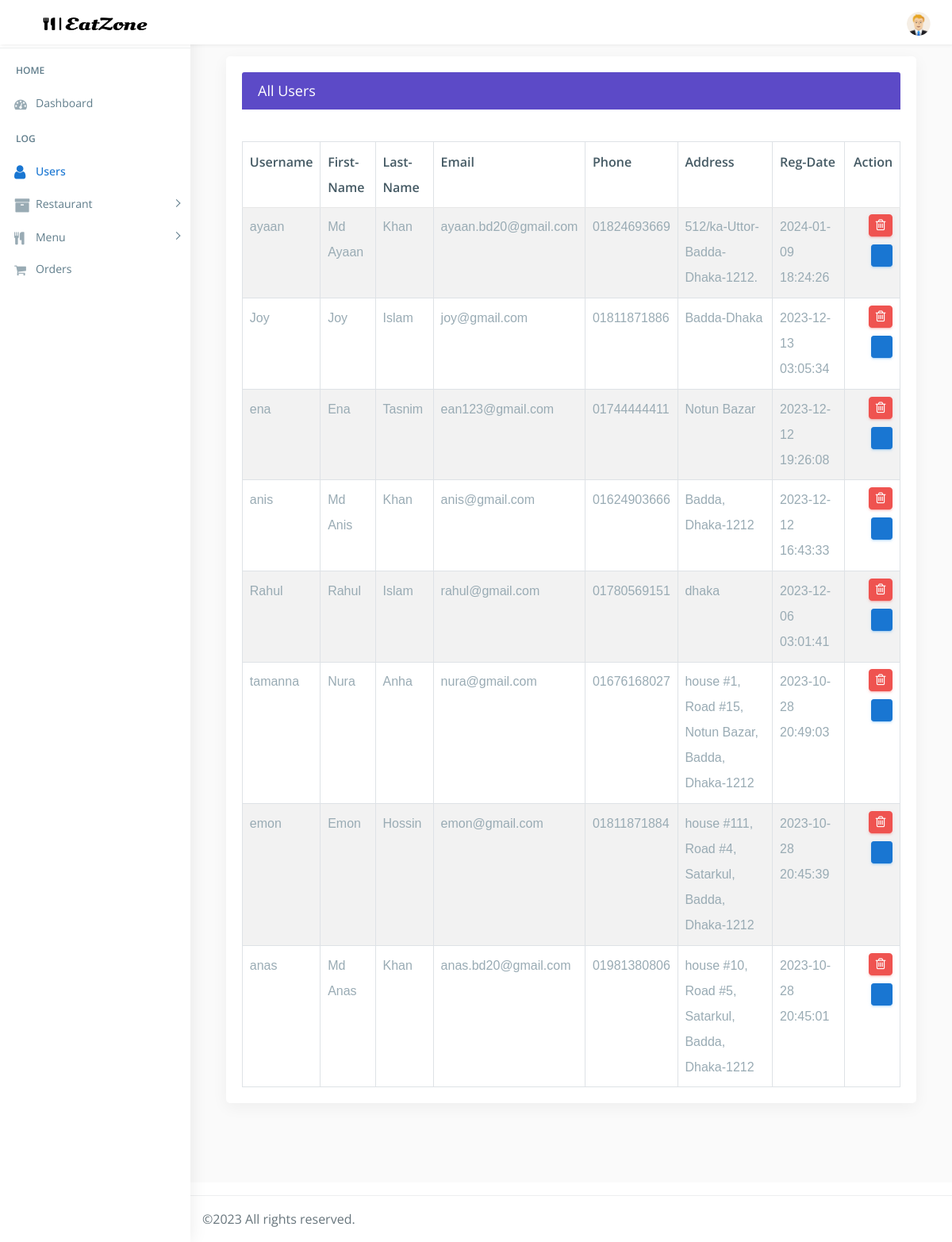
The page /admin/all_users.php on the database its author committed.
### tables this page shows
CREATE TABLE `users` (
  `u_id` int(222) NOT NULL,
  `username` varchar(50) NOT NULL,
  `f_name` varchar(50) NOT NULL,
  `l_name` varchar(50) NOT NULL,
  `email` varchar(100) NOT NULL,
  `phone` varchar(12) NOT NULL,
  `password` varchar(100) NOT NULL,
  `address` text NOT NULL,
  `status` int(11) NOT NULL DEFAULT 1,
  `date` timestamp NOT NULL DEFAULT current_timestamp() ON UPDATE current_timestamp()
);

### admin/all_users.php (the view, shortened to what this page needs)
<!DOCTYPE html>
<html lang="en">
<?php
include("../connection/connect.php");
?>
<head>
    <link href="css/lib/bootstrap/bootstrap.min.css" rel="stylesheet">
    <link href="css/helper.css" rel="stylesheet">
    <link href="css/style.css" rel="stylesheet">
</head>
<body class="fix-header fix-sidebar">
    <div id="main-wrapper">
         <div class="header">
            <nav class="navbar top-navbar navbar-expand-md navbar-light">
            <div class="navbar-header">
                    <a class="navbar-brand" href="dashboard.php">
                        <span><img src="images/logo.png" alt="homepage" class="dark-logo" /></span>
                    </a>
                </div>
                <div class="navbar-collapse">
                    <ul class="navbar-nav my-lg-0">
                        <li class="nav-item dropdown">
                            <a class="nav-link dropdown-toggle text-muted  " href="#" data-toggle="dropdown" aria-haspopup="true" aria-expanded="false"><img src="images/bookingSystem/3.png" alt="user" class="profile-pic" /></a>
                        </li>
                    </ul>
                </div>
            </nav>
        </div>
        <div class="left-sidebar">
            <div class="scroll-sidebar">
                <nav class="sidebar-nav">
                   <ul id="sidebarnav">
                        <li class="nav-devider"></li>
                        <li class="nav-label">Home</li>
                        <li> <a href="dashboard.php"><i class="fa fa-tachometer"></i><span>Dashboard</span></a></li>
                        <li class="nav-label">Log</li>
                        <li> <a href="all_users.php">  <span><i class="fa fa-user f-s-20 "></i></span><span>Users</span></a></li>
                        <li> <a class="has-arrow  " href="#" aria-expanded="false"><i class="fa fa-archive f-s-20 color-warning"></i><span class="hide-menu">Restaurant</span></a>
                        </li>
                      <li> <a class="has-arrow  " href="#" aria-expanded="false"><i class="fa fa-cutlery" aria-hidden="true"></i><span class="hide-menu">Menu</span></a>
                        </li>
						 <li> <a href="all_orders.php"><i class="fa fa-shopping-cart" aria-hidden="true"></i><span>Orders</span></a></li>
                    </ul>
                </nav>
            </div>
        </div>
        <div class="page-wrapper">
            <div class="container-fluid">
                <div class="row">
                    <div class="col-12">
                        <div class="col-lg-12">
                        <div class="card card-outline-primary">
                            <div class="card-header">
                                <h4 class="m-b-0 text-white">All Users</h4>
                            </div>
                                <div class="table-responsive m-t-40">
                                    <table id="myTable" class="table table-bordered table-striped">
                                        <thead>
                                            <tr>
                                                <th>Username</th>
                                                <th>First-Name</th>
                                                <th>Last-Name</th>
                                                <th>Email</th>
                                                <th>Phone</th>
												<th>Address</th>
												 <th>Reg-Date</th>
												  <th>Action</th>
                                            </tr>
                                        </thead>
                                        <tbody>
											<?php
												$sql="SELECT * FROM users order by u_id desc";
												$query=mysqli_query($db,$sql);
													if(!mysqli_num_rows($query) > 0 )
														{
															echo '<td colspan="7"><center>No Users</center></td>';
														}
													else
														{
																	while($rows=mysqli_fetch_array($query))
																		{
																					echo ' <tr><td>'.$rows['username'].'</td>
																								<td>'.$rows['f_name'].'</td>
																								<td>'.$rows['l_name'].'</td>
																								<td>'.$rows['email'].'</td>
																								<td>'.$rows['phone'].'</td>
																								<td>'.$rows['address'].'</td>
																								<td>'.$rows['date'].'</td>
																									 <td><a href="delete_users.php?user_del='.$rows['u_id'].'" class="btn btn-danger btn-flat btn-addon btn-xs m-b-10"><i class="fa fa-trash-o" style="font-size:16px"></i></a>
																									 <a href="update_users.php?user_upd='.$rows['u_id'].'" " class="btn btn-info btn-flat btn-addon btn-sm m-b-10 m-l-5"><i class="ti-settings"></i></a>
																									</td></tr>';
																		}
														}
											?>
                                        </tbody>
                                    </table>
                                </div>
                            </div>
                        </div>
						 </div>
                            </div>
                        </div>
                    </div>
                </div>
            <footer class="footer"> ©2023 All rights reserved. </footer>
</body>
</html>

### admin/css/helper.css (style rules this page uses)
.f-s-20 { font-size: 20px!important; }
.m-t-40 { margin-top: 40px!important; }
.m-b-0 { margin-bottom: 0px!important; }
.m-b-10 { margin-bottom: 10px!important; }
.m-l-5 { margin-left: 5px!important; }

### rows shown on the page
users: username "ayaan", f_name "Md Ayaan", l_name "Khan", email "ayaan.bd20@gmail.com", phone "01824693669", address "512/ka-Uttor-Badda-Dhaka-1212.", date "2024-01-09 18:24:26"
users: username "Joy", f_name "Joy", l_name "Islam", email "joy@gmail.com", phone "01811871886", address "Badda-Dhaka", date "2023-12-13 03:05:34"
users: username "ena", f_name "Ena", l_name "Tasnim", email "ean123@gmail.com", phone "01744444411", address "Notun Bazar", date "2023-12-12 19:26:08"
users: username "anis", f_name "Md Anis", l_name "Khan", email "anis@gmail.com", phone "01624903666", address "Badda, Dhaka-1212", date "2023-12-12 16:43:33"
users: username "Rahul", f_name "Rahul", l_name "Islam", email "rahul@gmail.com", phone "01780569151", address "dhaka", date "2023-12-06 03:01:41"
users: username "tamanna", f_name "Nura", l_name "Anha", email "nura@gmail.com", phone "01676168027", address "house #1, Road #15, Notun Bazar, Badda, Dhaka-1212", date "2023-10-28 20:49:03"
users: username "emon", f_name "Emon", l_name "Hossin", email "emon@gmail.com", phone "01811871884", address "house #111, Road #4, Satarkul, Badda, Dhaka-1212", date "2023-10-28 20:45:39"
users: username "anas", f_name "Md Anas", l_name "Khan", email "anas.bd20@gmail.com", phone "01981380806", address "house #10, Road #5, Satarkul, Badda, Dhaka-1212", date "2023-10-28 20:45:01"
